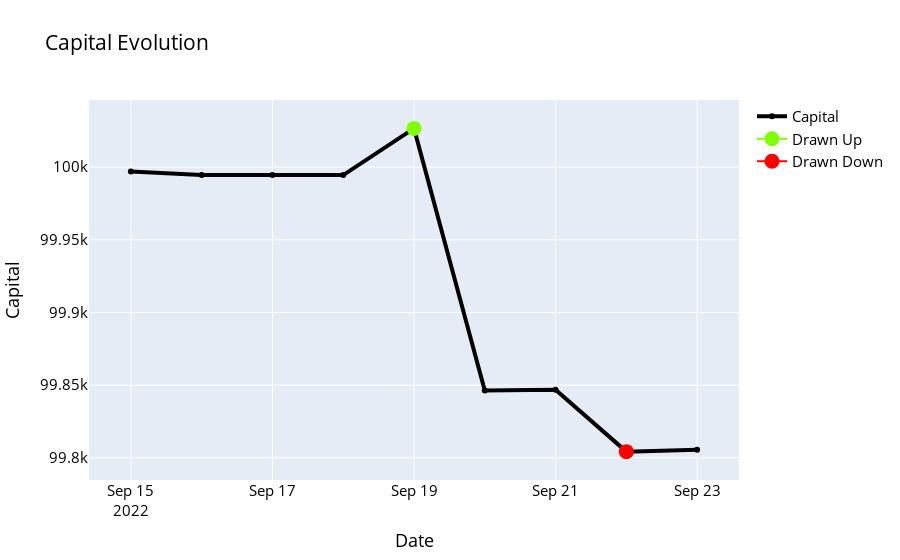

The notebook cell this image was saved under:
### Markdown cell above
En este parte, se tienen dos conceptos, el Draw Up y Draw Down, los cuales hacen referencia a....

### Code cell
# Grafica evolucion de capital, CCC
vs.plot_DDC_DUC(dt.evo_c_c)

### Figure 1 — Plotly figure (JSON) as saved in the notebook; plotly's stock layout.template omitted (floating-point values rounded to 4 significant figures)
{"data": [{"line": {"color": "black", "width": 4}, "name": "Capital", "type": "scatter", "x": ["2022-09-15", "2022-09-16", "2022-09-17", "2022-09-18", "2022-09-19", "2022-09-20", "2022-09-21", "2022-09-22", "2022-09-23"], "y": [100000.0, 99990.0, 99990.0, 99990.0, 100000.0, 99850.0, 99850.0, 99800.0, 99810.0]}, {"marker": {"color": "chartreuse", "size": 15}, "name": "Drawn Up", "type": "scatter", "x": ["2022-09-15", "2022-09-16", "2022-09-17", "2022-09-18", "2022-09-19", "2022-09-20", "2022-09-21", "2022-09-22", "2022-09-23"], "y": [null, null, null, null, 100000.0, null, null, null, null]}, {"marker": {"color": "red", "size": 15}, "name": "Drawn Down", "type": "scatter", "x": ["2022-09-15", "2022-09-16", "2022-09-17", "2022-09-18", "2022-09-19", "2022-09-20", "2022-09-21", "2022-09-22", "2022-09-23"], "y": [null, null, null, null, null, null, null, 99800.0, null]}], "layout": {"font": {"color": "black", "size": 15}, "title": {"text": "Capital Evolution"}, "xaxis": {"title": {"text": "Date"}}, "yaxis": {"title": {"text": "Capital"}}}}
